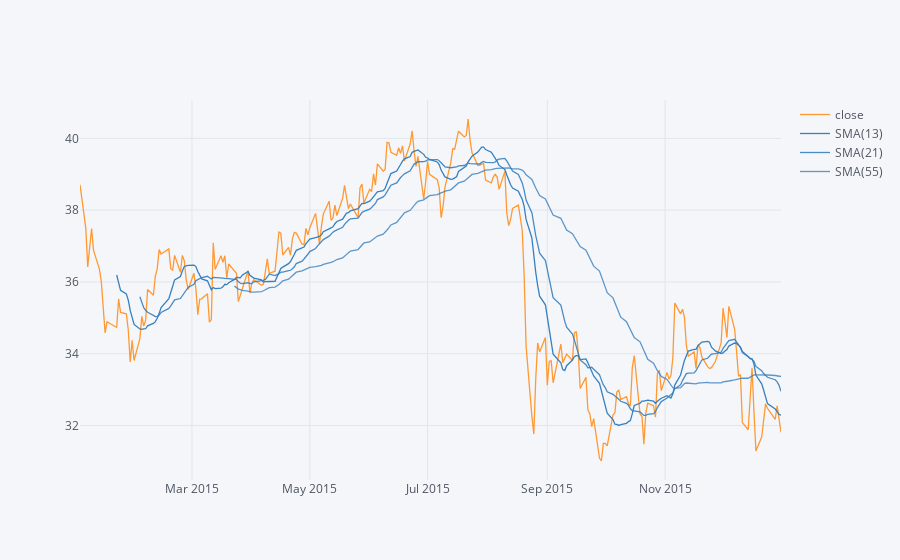

Write notebook code for a chart like this one.
### Code cell
MS['close'].loc['2015-01-01':'2016-01-01'].ta_plot(study='sma',periods=[13,21,55],title='Simple Moving Averages')

### Figure 1 — Plotly figure (JSON) as saved in the notebook; plotly's stock layout.template omitted (floating-point values rounded to 4 significant figures; data arrays with more than 128 entries replaced by an {"elided": "..."} marker saying what was removed)
{"data": [{"line": {"color": "rgba(255, 153, 51, 1.0)", "dash": "solid", "shape": "linear", "width": 1.3}, "mode": "lines", "name": "close", "text": "", "x": {"elided": "252 str values"}, "y": {"elided": "252 float values"}, "type": "scatter"}, {"line": {"color": "rgba(55, 128, 191, 1.0)", "dash": "solid", "shape": "linear", "width": 1.3}, "mode": "lines", "name": "SMA(13)", "text": "", "x": {"elided": "252 str values"}, "y": {"elided": "252 mixed values"}, "type": "scatter"}, {"line": {"color": "rgba(55, 128, 191, 0.8999999999999999)", "dash": "solid", "shape": "linear", "width": 1.3}, "mode": "lines", "name": "SMA(21)", "text": "", "x": {"elided": "252 str values"}, "y": {"elided": "252 mixed values"}, "type": "scatter"}, {"line": {"color": "rgba(55, 128, 191, 0.7999999999999998)", "dash": "solid", "shape": "linear", "width": 1.3}, "mode": "lines", "name": "SMA(55)", "text": "", "x": {"elided": "252 str values"}, "y": {"elided": "252 mixed values"}, "type": "scatter"}], "layout": {"legend": {"bgcolor": "#F5F6F9", "font": {"color": "#4D5663"}}, "paper_bgcolor": "#F5F6F9", "plot_bgcolor": "#F5F6F9", "title": {"font": {"color": "#4D5663"}}, "xaxis": {"gridcolor": "#E1E5ED", "showgrid": true, "tickfont": {"color": "#4D5663"}, "title": {"font": {"color": "#4D5663"}, "text": ""}, "zerolinecolor": "#E1E5ED"}, "yaxis": {"gridcolor": "#E1E5ED", "showgrid": true, "tickfont": {"color": "#4D5663"}, "title": {"font": {"color": "#4D5663"}, "text": ""}, "zerolinecolor": "#E1E5ED"}}}
